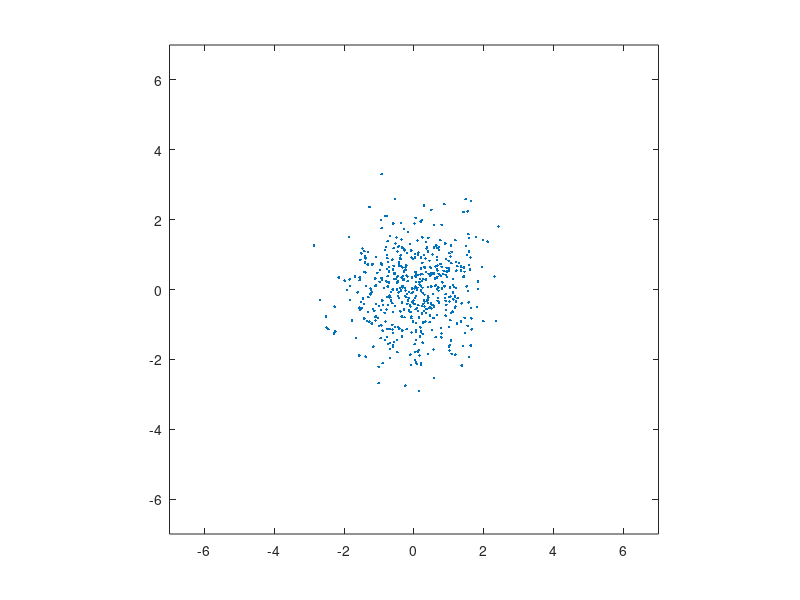
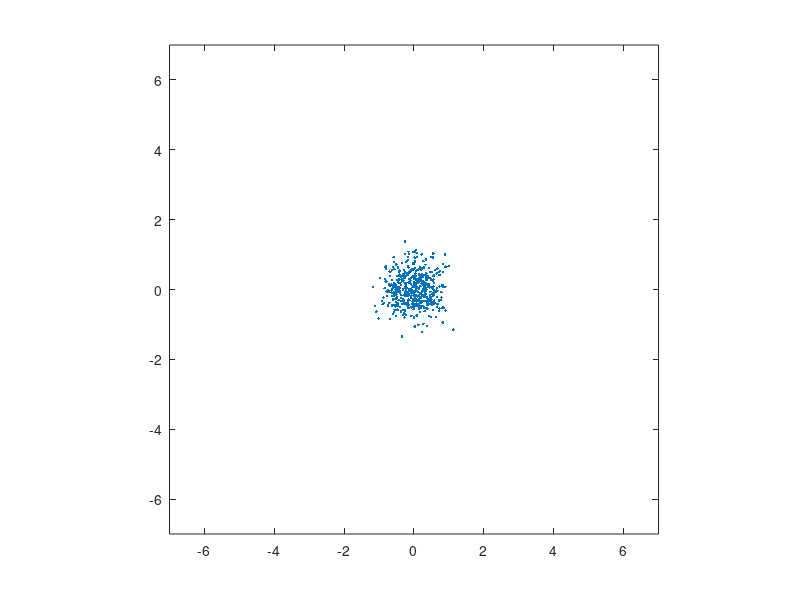
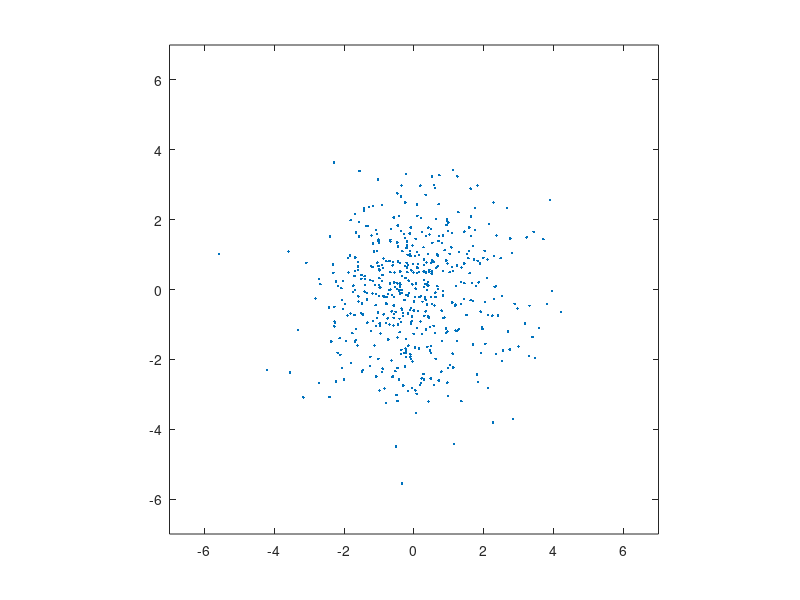
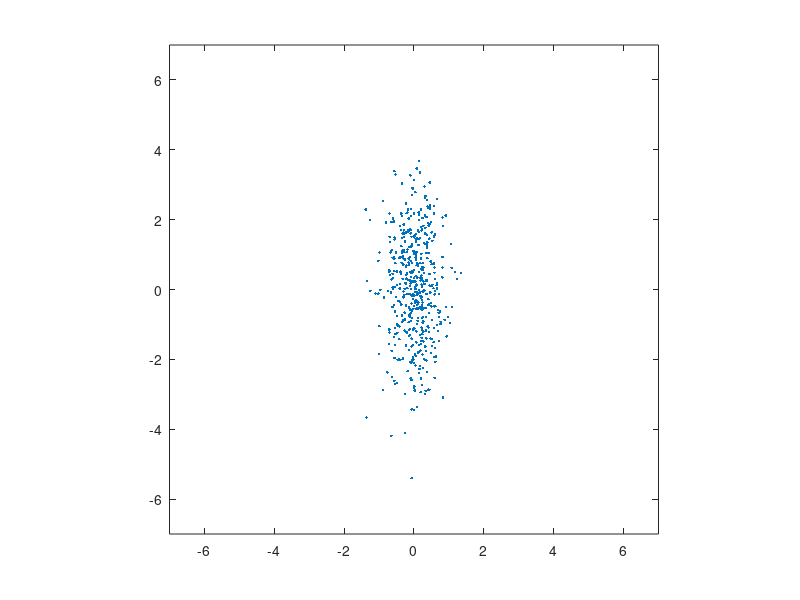

Write the MATLAB code that produced these figures, in order.
% Example 1.3.3
% "Introduction to Pattern Recognition: A MATLAB Approach"
% S. Theodoridis, A. Pikrakis, K. Koutroumbas, D. Cavouras

% Note: This example generates a total of eight figures.
close('all');
clear;

% Generate the first dataset (case #1)
randn('seed',0);
m=[0 0]';
S=[1 0;0 1];
N=500;
X = mvnrnd(m,S,N)';
% Plot the first dataset
figure(1), plot(X(1,:),X(2,:),'.');
figure(1), axis equal
figure(1), axis([-7 7 -7 7])

% Generate and plot the second dataset (case #2)
m=[0 0]';
S=[0.2 0;0 0.2];
N=500;
X = mvnrnd(m,S,N)';
figure(2), plot(X(1,:),X(2,:),'.');
figure(2), axis equal
figure(2), axis([-7 7 -7 7])

% Generate and plot the third dataset (case #3)
m=[0 0]';
S=[2 0;0 2];
N=500;
X = mvnrnd(m,S,N)';
figure(3), plot(X(1,:),X(2,:),'.');
figure(3), axis equal
figure(3), axis([-7 7 -7 7])

% Generate and plot the fourth dataset (case #4)
m=[0 0]';
S=[0.2 0;0 2];
N=500;
X = mvnrnd(m,S,N)';
figure(4), plot(X(1,:),X(2,:),'.');
figure(4), axis equal
figure(4), axis([-7 7 -7 7])

% Generate and plot the fifth dataset (case #5)
m=[0 0]';
S=[2 0;0 0.2];
N=500;
X = mvnrnd(m,S,N)';
figure(5), plot(X(1,:),X(2,:),'.');
figure(5), axis equal
figure(5), axis([-7 7 -7 7])

% Generate and plot the sixth dataset (case #6)
m=[0 0]';
S=[1 0.5;0.5 1];
N=500;
X = mvnrnd(m,S,N)';
figure(6), plot(X(1,:),X(2,:),'.');
figure(6), axis equal
figure(6), axis([-7 7 -7 7])

% Generate and plot the seventh dataset (case #7)
m=[0 0]';
S=[.3 0.5;0.5 2];
N=500;
X = mvnrnd(m,S,N)';
figure(7), plot(X(1,:),X(2,:),'.');
figure(7), axis equal
figure(7), axis([-7 7 -7 7])

% Generate and plot the eighth dataset (case #8)
m=[0 0]';
S=[.3 -0.5;-0.5 2];
N=500;
X = mvnrnd(m,S,N)';
figure(8), plot(X(1,:),X(2,:),'.');
figure(8), axis equal
figure(8), axis([-7 7 -7 7])
